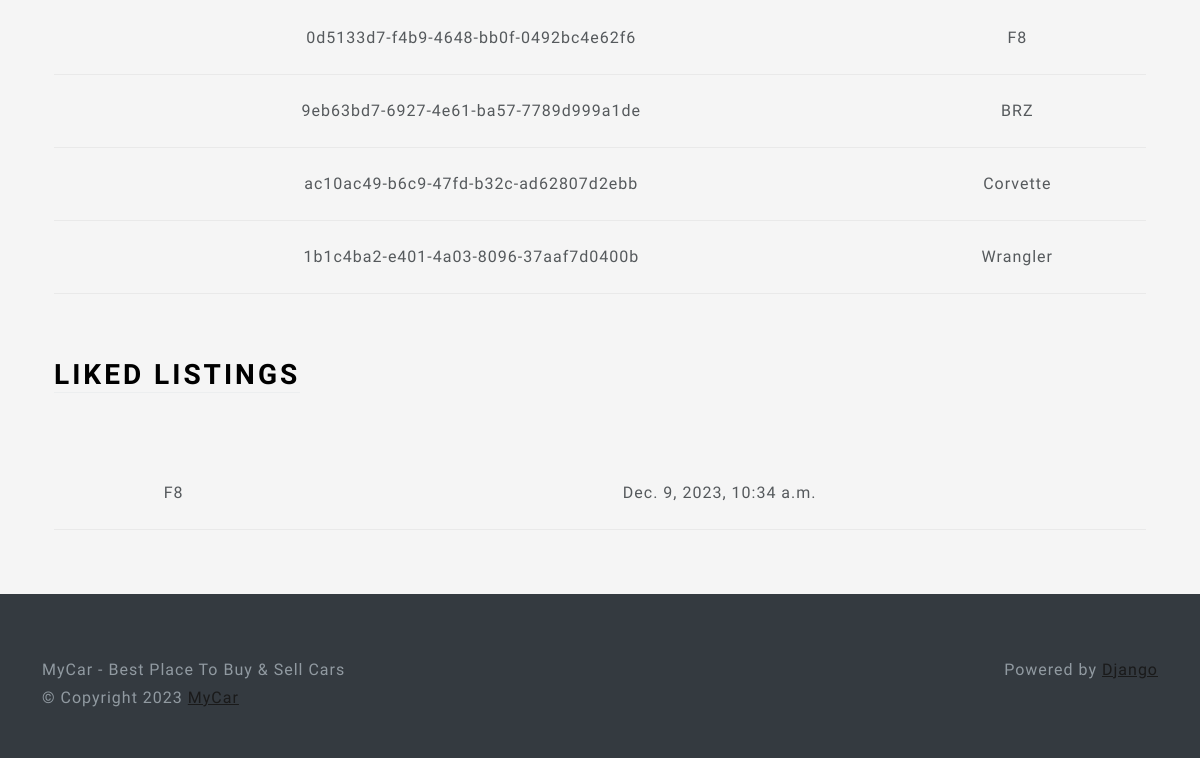
Page /profile (signed in, lower part) on the earlier database version.
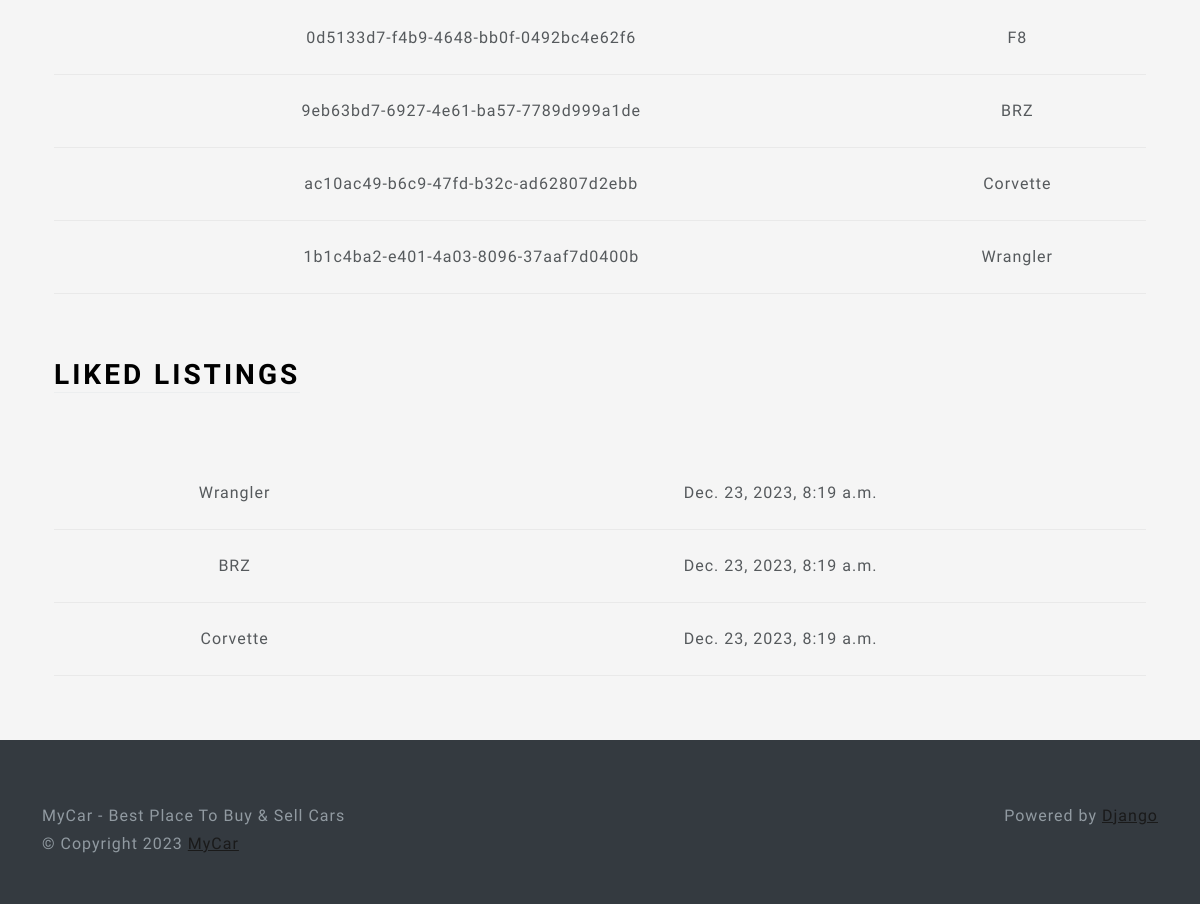
Same page on the later database version.
### main/models.py (models this page shows, shortened)
class Listing(models.Model):
    id=models.UUIDField(
        primary_key=True,default=uuid.uuid4,unique=True,editable=False
    )
    created_at=models.DateTimeField(auto_now_add=True)
    updated_at=models.DateTimeField(auto_now=True)
    seller=models.ForeignKey(Profile,on_delete=models.CASCADE)
    brand=models.CharField(max_length=24,choices=CARS_BRANDS,default=None)
    model=models.CharField(max_length=64,default='')
    vin=models.CharField(max_length=20,default='')
    mileage=models.IntegerField(default=0)
    color=models.CharField(max_length=20,null=True)
    description=models.TextField(null=True)
    engine=models.CharField(max_length=25,default='')
    transmisson=models.CharField(max_length=25,choices=TRANSMISSION_OPTIONS,default=None)
    locaton=models.OneToOneField(Location,on_delete=models.SET_NULL,null=True)
    image=models.ImageField(upload_to=user_listing_path,default='')

class LikedListing(models.Model):
    profile=models.ForeignKey(Profile,on_delete=models.CASCADE)
    listing=models.ForeignKey(Listing,on_delete=models.CASCADE)
    like_date=models.DateTimeField(auto_now_add=True)

### users/views.py (the view, shortened to what this page needs)
# urls.py: path('profile',views.profile_view,name="profile")
@login_required
def profile_view(request):
    if request.method=='GET':
        user_listings=Listing.objects.filter(seller=request.user.profile)
        user_like_listings=LikedListing.objects.filter(profile=request.user.profile).all()
        user_form=UserForm(instance=request.user)
        profile_form=ProfileForm(instance=request.user.profile)
        location_from=LocationForm(instance=request.user.profile.location)
        return render(request,'views/profile.html',{'user_form':user_form,'profile_form':profile_form,'location_form':location_from,'user_listings':user_listings,'user_liked_listings':user_like_listings})

### users/templates/views/profile.html (shortened to what this page needs)
{% extends 'base/base.html' %}
{% load static %}
{% load crispy_forms_tags %}
{% block 'body' %}
<div class="container-fluid text-center py-5">
    <div class="container px-4">
        <table class="table table-hover">
            <tbody>
                {% for listing in user_listings %}
                <tr>
                    <td>{{ listing.id }}</td>
                    <td>{{listing.model }}</td>
                </tr>
                {% endfor %}
            </tbody>
        </table>
    </div>
    <div class="container px-4">
        <div class="row g-4 py-5">
            <div class="col d-flex align-items-start">
                <div>
                    <h2 class="mb-3 border-bottom" style="color: black">Liked Listings</h2>
                </div>
            </div>
        </div>
        <table class="table table-hover">
            <tbody>
                {% for liked_listing in user_liked_listings %}
                <tr>
                    <td>{{ liked_listing.listing.model }}</td>
                    <td>{{ liked_listing.like_date }}</td>
                </tr>
                {% endfor %}
            </tbody>
        </table>
    </div>
</div>
{% endblock %}

Differences in the rows shown:
removed LikedListing: listing.model "F8", like_date "Dec. 9, 2023, 10:34 a.m."
added LikedListing: listing.model "Wrangler", like_date "Dec. 23, 2023, 8:19 a.m."
added LikedListing: listing.model "BRZ", like_date "Dec. 23, 2023, 8:19 a.m."
added LikedListing: listing.model "Corvette", like_date "Dec. 23, 2023, 8:19 a.m."
